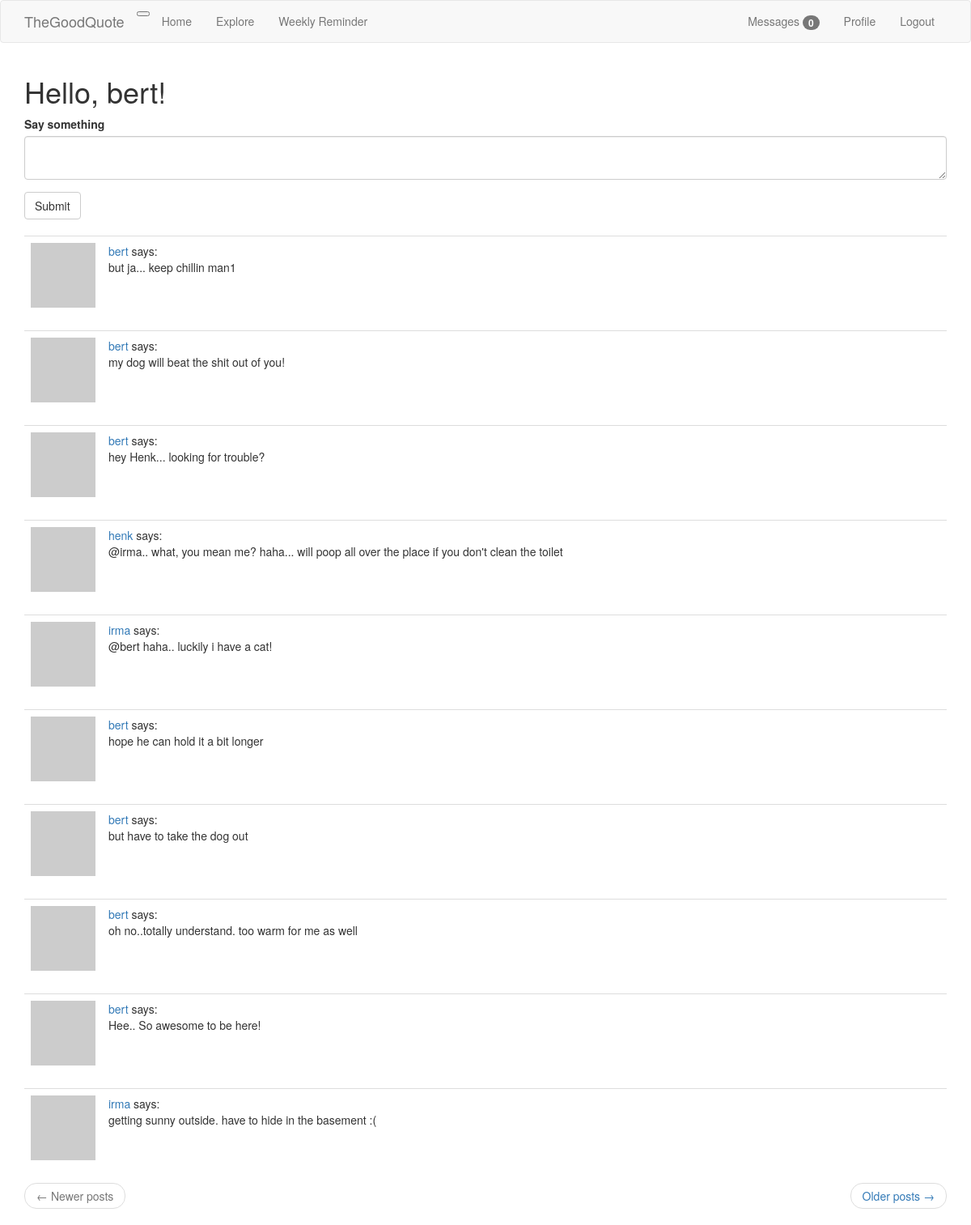
Before: /index (signed in) with the older database file.
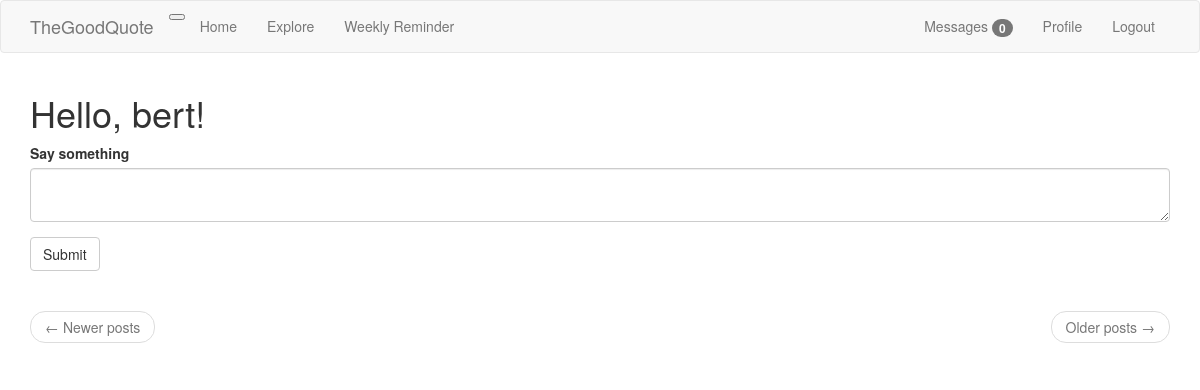
After: the same page with the newer database file.
### app/models.py (models this page shows, shortened)
class Post(db.Model):
    id = db.Column(db.Integer, primary_key=True)
    body = db.Column(db.String(140))
    timestamp = db.Column(db.DateTime, index=True, default=datetime.utcnow)
    user_id = db.Column(db.Integer, db.ForeignKey('user.id'))

class User(UserMixin, db.Model):
    id = db.Column(db.Integer, primary_key=True)
    username = db.Column(db.String(60), index=True, unique=True)
    email = db.Column(db.String(120), index=True, unique=True)
    password_hash = db.Column(db.String(128))
    posts = db.relationship('Post', backref='author', lazy='dynamic')
    todos = db.relationship('Todo', backref='author', lazy='dynamic')
    about_me = db.Column(db.String(140))
    last_seen = db.Column(db.DateTime, default=datetime.utcnow)
    followed = db.relationship(
        'User', secondary=followers,
        primaryjoin=(followers.c.follower_id == id),
        secondaryjoin=(followers.c.followed_id == id),
        backref=db.backref('followers', lazy='dynamic'), lazy='dynamic')
    messages_sent = db.relationship('Message',
                                    foreign_keys='Message.sender_id',
                                    backref='author', lazy='dynamic')
    messages_received = db.relationship('Message',
                                        foreign_keys='Message.recipient_id',
                                        backref='recipient', lazy='dynamic')
    last_message_read_time = db.Column(db.DateTime)
    notifications = db.relationship('Notification', backref='user', lazy='dynamic')
    def avatar(self, size):
        digest = md5(self.email.lower().encode('utf-8')).hexdigest()
        return 'https://www.gravatar.com/avatar?{}?d=identicon&s={}'.format(
            digest, size)
    def followed_posts(self):
        followed = Post.query.join(
            followers, (followers.c.followed_id == Post.user_id)).filter(
                followers.c.follower_id == self.id)
        own = Post.query.filter_by(user_id=self.id)
        return followed.union(own).order_by(Post.timestamp.desc())
    def new_messages(self):
        last_read_time = self.last_message_read_time or datetime(1900, 1, 1)
        return Message.query.filter_by(recipient=self).filter(
            Message.timestamp > last_read_time).count()

### app/routes.py (the view)
@app.route('/', methods=['GET', 'POST'])
@app.route('/index', methods=['GET', 'POST'])
@login_required
def index():
    form = PostForm()
    if form.validate_on_submit():
        post = Post(body=form.post.data, author=current_user)
        db.session.add(post)
        db.session.commit()
        flash('Your post is now live!')
        return redirect(url_for('index'))
    page = request.args.get('page', 1, type=int)
    posts = current_user.followed_posts().paginate(
        page, app.config['POSTS_PER_PAGE'], False)
    next_url = url_for('index', page=posts.next_num) \
        if posts.has_next else None
    prev_url = url_for('index', page=posts.prev_num) \
        if posts.has_prev else None
    return render_template('index.html', title='Home', form=form,
                           posts=posts.items, next_url=next_url,
                           prev_url=prev_url)

### app/forms.py
class PostForm(FlaskForm):
    post = TextAreaField('Say something', validators=[DataRequired(), Length(min=1, max=140)])
    submit = SubmitField('Submit')

### app/models.py (called while the page is built)
@login.user_loader
def load_user(id):
    return User.query.get(int(id))

### app/routes.py (called while the page is built)
@app.before_request
def before_request():
    if current_user.is_authenticated:
        current_user.last_seen = datetime.utcnow()
        db.session.commit()

### app/templates/index.html
{% extends 'base.html' %}
{% import 'bootstrap/wtf.html' as wtf %}
{% block app_content %}
    <h1>Hello, {{ current_user.username }}!</h1>
    {% if form %}
    {{ wtf.quick_form(form) }}
    <br>
    {% endif %}
    {% for post in posts %}
        {% include '_post.html' %}
    {% endfor %}
    <nav aria-label="...">
        <ul class="pager">
            <li class="previous{% if not prev_url %} disabled{% endif %}">
                <a href="{{ prev_url or '#' }}">
                    <span aria-hidden="true">&larr;</span> Newer posts
                </a>
            </li>
            <li class="next{% if not next_url %} disabled{% endif %}">
                <a href="{{ next_url or '#' }}">
                    Older posts <span aria-hidden="true">&rarr;</span>
                </a>
            </li>
        </ul>
    </nav>
{% endblock %}

### app/templates/_post.html
<table class="table table-hover">
    <tr>
        <td width="70px">
            <a href="{{ url_for('user', username=post.author.username )}}">
                <img src="{{ post.author.avatar(70) }}" />
            </a>
        </td>
        <td>
            <a href="{{ url_for('user', username=post.author.username )}}">
                {{ post.author.username }}
            </a>
            says:
            <br>
            <span id="post{{ post.id }}">{{ post.body }}</span>
        </td>
    </tr>
</table>

Changed rows visible on the page:
removed Post: author.username "bert", body "but ja... keep chillin man1"
removed Post: author.username "bert", body "my dog will beat the shit out of you!"
removed Post: author.username "bert", body "hey Henk... looking for trouble?"
removed Post: author.username "henk", body "@irma.. what, you mean me? haha... will poop all over the place if you don't clean the toilet"
removed Post: author.username "irma", body "@bert haha.. luckily i have a cat!"
removed Post: author.username "bert", body "hope he can hold it a bit longer"
removed Post: author.username "bert", body "but have to take the dog out"
removed Post: author.username "bert", body "oh no..totally understand. too warm for me as well"
removed Post: author.username "bert", body "Hee.. So awesome to be here!"
removed Post: author.username "irma", body "getting sunny outside. have to hide in the basement :("
